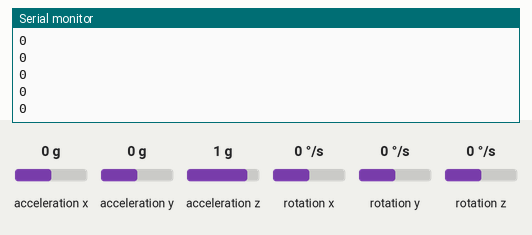
The sketch below on a simulated ESP8266 (NodeMCU). Shown: the last lines printed to the serial monitor. Inputs (shaded band) come from the test bench; at power-on: acceleration y 0 g, rotation z 0 °/s, acceleration x 0 g, acceleration z 1 g, rotation x 0 °/s, rotation y 0 °/s.

Above: at 1.6 s.
1.7 s: acceleration y set to -1.4 g
At 2.01 s:
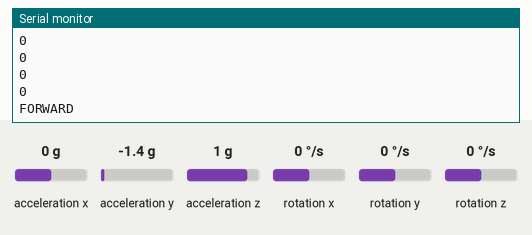
3.7 s: rotation z set to -192 °/s
At 4.02 s:
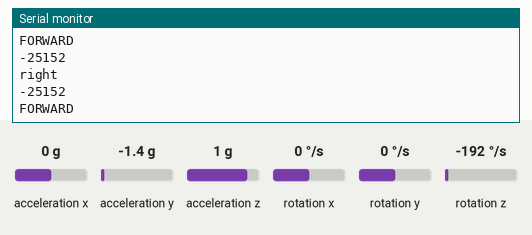
5.6 s: acceleration y set to 0 g
At 6.22 s:
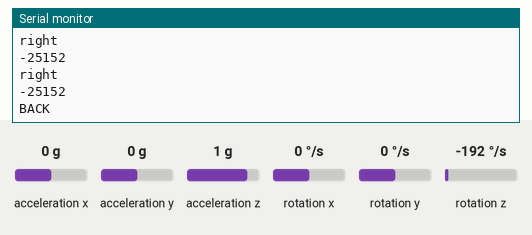
8.1 s: rotation z set to 100 °/s
At 8.97 s:
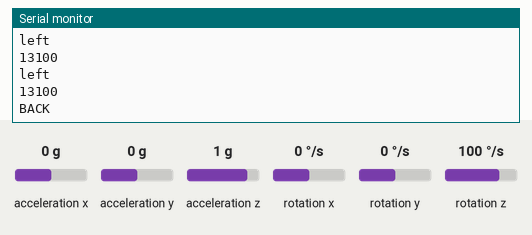
Timing chart, 0 to 10.9 s (numbered marks = the images above; inputs shaded):
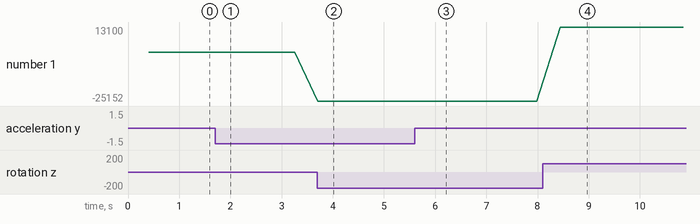

The sketch:

chair.ino
```cpp
#include <MPU6050.h>
#include <Wire.h>
#include <I2Cdev.h>
#include <ESP8266WebServer.h>
#include <ESP8266WiFi.h>
#include <WiFiUdp.h>
#include <SoftwareSerial.h>

MPU6050 accelgyro;

#define UDP_PORT 5050
WiFiUDP UDP;
char message[255];

int16_t ax, ay, az;
int16_t gx, gy, gz;
int16_t gx_old, gy_old, gz_old;

int forward = 0, backward = 0, left = 0, right = 0, stopp = 0;

const char *ssid = "chair";
const char *password = "password";

int lenave = 10;
int curravepos = 0;
int ave[10];

int zero_error = 0;

int olday = 0;
bool oldaction = false;
int action_treshold = 1200;

int level = 0;
int forward_level = 0;

ESP8266WebServer server(80);

void setup() {
  Serial.begin(9600);
  delay(10);
  WiFi.softAP(ssid, password);
  IPAddress myIP = WiFi.softAPIP();
  delay(10);

  UDP.begin(UDP_PORT);

  Wire.begin(D6, D7);
  Serial.println("Initializing I2C devices...");
  accelgyro.initialize();

  // verify connection
  Serial.println("Testing device connections...");
  Serial.println(accelgyro.testConnection() ? "MPU6050 connection successful" : "MPU6050 connection failed");

  server.on("/", home);
  server.on("/up", up);
  server.on("/down", down);
  server.on("/left", left_);
  server.on("/right", right_);
  server.on("/stop", stop);
  server.begin();

  for(int i = 0; i<100; i++){
    accelgyro.getMotion6(&ax, &ay, &az, &gx, &gy, &gz);
    zero_error += ay;
  }
  zero_error /= 100;
  Serial.println("Zero error: ");
  Serial.println(zero_error);

  for (int i=0; i< lenave; i++)  ave[i] = zero_error;
}

void home() {
  server.send(200, "text/html", "<a href='/forward' onclick='return true'>UP</a>    <a href='/down'>DOWN</a>   <a href='/left' onclick='return true'>LEFT</a>  <a href='/right' onclick='return true'>RIGHT</a><a href='/left' onclick='return true'>LEFT</a>  <a href='/stop' onclick='return true'>STOP</a>");
}

void up(){
  forward = 1;
  server.send(200, "text/html", "<a href='/'>Indietro</a> Forward!");
}

void down(){
  backward = 1;
  server.send(200, "text/html", "<a href='/'>Indietro</a> Backward!");
}

void left_(){
  left = 1;
  server.send(200, "text/html", "<a href='/'>Indietro</a> Left!");
}

void right_(){
  right = 1;
  server.send(200, "text/html", "<a href='/'>Indietro</a> Right!");
}

void stop(){
  stopp = 1;
  server.send(200, "text/html", "<a href='/'>Indietro</a> Stop!");
}


void loop() {
  backward = forward = left = right = stopp = 0;
  server.handleClient();
  // read raw accel/gyro measurements from device

  accelgyro.getMotion6(&ax, &ay, &az, &gx, &gy, &gz);
  Serial.println(gz);

  // display tab-separated accel/gyro x/y/z values
  //Serial.print("a/g:\t");
  //Serial.print(ax/9.81); Serial.print("\t");
  //Serial.print(ay); Serial.print("\t");
  //Serial.print(az/9.81); Serial.print("\t");
  //Serial.print(gx); Serial.print("\t");
  //Serial.print(gy); Serial.print("\t");
  //Serial.println(gz);


  // adjust the zero error to new increasing error
  zero_error = zero_error * 0.99 + ay * 0.01;

  ave[curravepos] = ay;
  curravepos += 1;

  if(curravepos == lenave){
    curravepos = 0;
  }

  int res = 0;
  for (int i=0; i< lenave; i++)
  {
    res += ave[i];
  }
  res = res/lenave;

  int res_adjusted = res - zero_error;

  /*if(res>-6500 && ! oldaction){
    backward = 1;
    Serial.println("BACK");
  }
  if(res<-9000 && ! oldaction) {
    forward = 1;
    Serial.println("FORWARD");
  }
  if(forward == 1 || backward == 1){
    oldaction = true;
    delay(300);
  } else {
    oldaction = false;
    olday = ay;
  }*/

  if(res_adjusted>action_treshold && ! oldaction){
    backward = 1;
    Serial.println("BACK");
  }
  if(res_adjusted<-action_treshold && ! oldaction) {
    forward = 1;
    Serial.println("FORWARD");
  }
  if(forward == 1 || backward == 1){
    oldaction = true;
    for (int i=0; i< lenave; i++)  ave[i] = zero_error;
    delay(400);
  } else {
    oldaction = false;
    olday = ay;
  }

  //Serial.print("RES:");
  //Serial.println(res);
  //Serial.print("RES ADJUSTED:");
  //Serial.println(res_adjusted);
  //Serial.print(forward);
  //Serial.print("\t");
  //Serial.println(backward);
  // gz_old-gz should be the difference in the angle between measurements, and that should detect turning of the wheelchair(gyro)
  // but I couldn't get the gyro to work and the values are not tested, so when you upload it to the esp just try to test a bit and fiddle with the values to get the right behaviour
  //Serial.println(gz);
  if(gz>10000){
    left = 1;
    Serial.println("left");
  }
  if(gz<-10000){
    right = 1;
    Serial.println("right");
  }
  //Serial.print("forward:");
  //Serial.println(forward);
  //Serial.print("backward:");
  //Serial.print("\t");
  //Serial.println(backward);
  //Serial.println("\t");
  //Serial.print(left);
  //Serial.print("\t");
  //Serial.println(right);

  String url = "{\"forward\":\"sensor0_value\",\"backward\":\"sensor1_value\",\"left\":\"sensor2_value\",\"right\":\"sensor3_value\",\"stop\":\"sensor_stop\"}";

  url.replace("sensor0_value", String(forward));
  url.replace("sensor1_value", String(backward));
  url.replace("sensor2_value", String(left));
  url.replace("sensor3_value", String(right));
  url.replace("sensor_stop", String(stopp));

  url.toCharArray(message, 255);

  UDP.beginPacket("192.168.4.2", 4210);
  UDP.write(message);
  UDP.endPacket();
  UDP.beginPacket("192.168.4.3", 4210);
  UDP.write(message);
  UDP.endPacket();
  delay(50);
}
```

Measured:
- after the input at 1.7 s, the serial monitor: prints a new line at once (image 1)
- after the input at 3.7 s, the serial monitor: prints a new line at once (image 2)
- after the input at 5.6 s, the serial monitor: prints a new line after 0.37 s (image 3)
- after the input at 8.1 s, the serial monitor: prints a new line after 0.34 s (image 4)
- plotted number 1: 0 → -25152 after the input at 3.7 s, -25152 → 13100 after the input at 8.1 s
